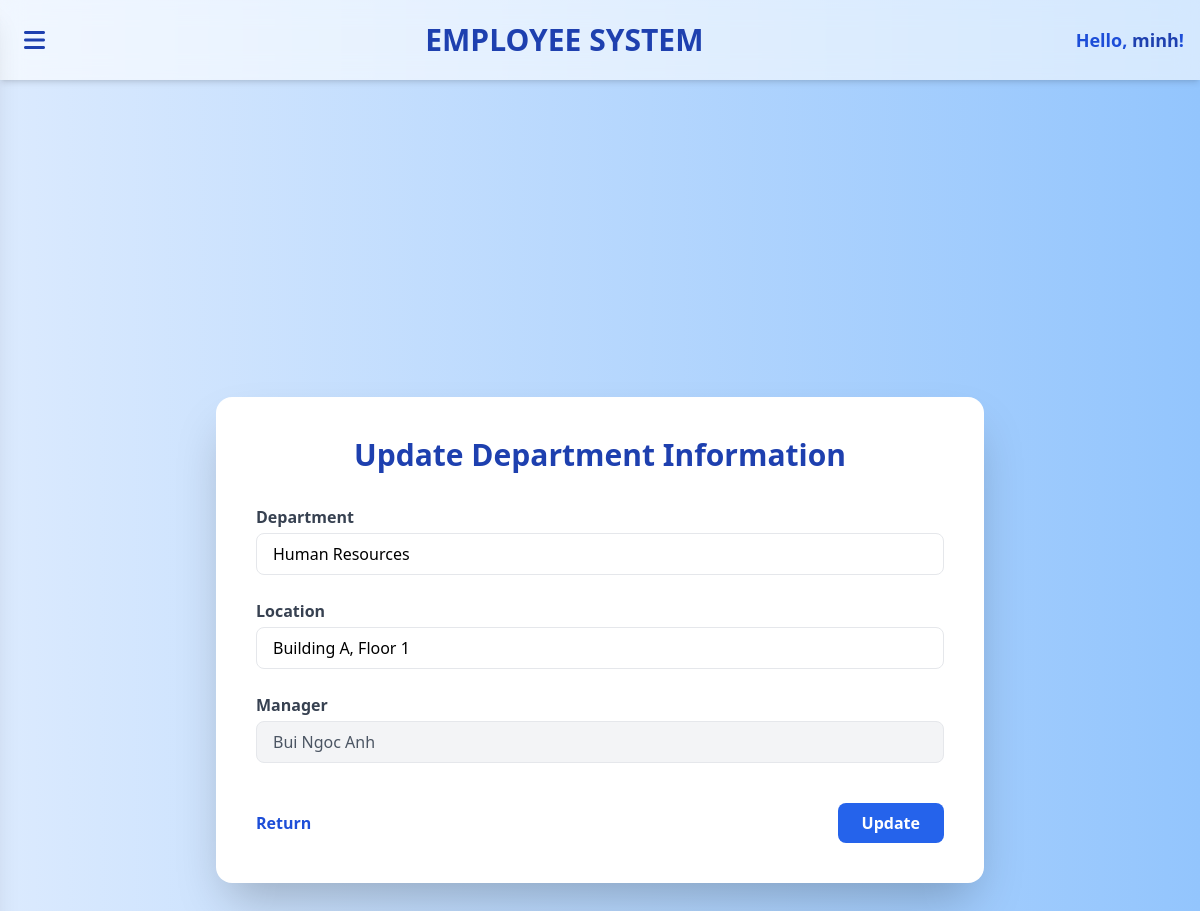
The page /public/department/edit/1 (signed in) on the database its author committed.
### tables this page shows
CREATE TABLE `DEPARTMENT` (
    `department_id` INT AUTO_INCREMENT PRIMARY KEY,
    `department_name` VARCHAR(100) NOT NULL,
    `location` VARCHAR(150),
    `manager_id` INT NULL  
);

CREATE TABLE `EMPLOYEE` (
    `employee_id` INT AUTO_INCREMENT PRIMARY KEY,
    `full_name` VARCHAR(150) NOT NULL,
    `gender` ENUM('Male', 'Female', 'Other') NOT NULL,
    `date_of_birth` DATE NOT NULL,
    `phone_number` VARCHAR(20) UNIQUE,
    `email` VARCHAR(100) NOT NULL UNIQUE,
    `address` VARCHAR(255),
    `hire_date` DATE NOT NULL,
    `department_id` INT NOT NULL,
    `position` VARCHAR(100) NOT NULL,
    `base_salary` DECIMAL(10, 2) NOT NULL,
    CONSTRAINT `fk_emp_dept` FOREIGN KEY (`department_id`) REFERENCES `DEPARTMENT`(`department_id`)
);

### app/core/Controller.php (called while the page is built, shortened)
<?php
class Controller
{
    protected PDO $conn;
    public function __construct()
    {
        $dbPath = __DIR__ . '/../config/database.php';
        $this->conn = require $dbPath;
    }
    public function model($model)
    {
        $file = "../app/models/" . $model . ".php";
        return new $model($this->conn);
    }
    public function view($view, $data = [])
    {
        extract($data);
        require __DIR__ . "/../views/$view.php";
    }
}

### app/controllers/DepartmentController.php (called while the page is built, shortened)
<?php
require_once "../app/core/Controller.php";
class DepartmentController extends Controller
{
    private $departmentModel;
    public function __construct()
    {
        $this->departmentModel = $this->model("Department");
    }
    public function edit($id)
    {
        $department = $this->departmentModel->getDepartmentById((int)$id);
        $this->view('department/edit', ['department' => $department]);
    }
}

### app/core/App.php (called while the page is built, shortened)
<?php
class App
{
    protected string $controllerName = 'AuthController';
    protected string $method = 'login';
    public function __construct()
    {
        $url = $this->parseUrl();
        if (!empty($url[0])) {
            $candidate = ucfirst($url[0]) . 'Controller';
            if (file_exists("../app/controllers/$candidate.php")) {
                $this->controllerName = $candidate;
                unset($url[0]);
            }
        }
        $this->controller = new $this->controllerName();
        if (!empty($url[1]) && method_exists($this->controller, $url[1])) {
            $this->method = $url[1];
            unset($url[1]);
        } else {
            $this->method = $this->controllerName === 'AuthController' ? 'login' : 'index';
        }
        $this->params = $url ? array_values($url) : [];
        call_user_func_array([$this->controller, $this->method], $this->params);
    }
    private function parseUrl(): array
    {
        $url = rtrim($_GET['url'], '/');
        $url = filter_var($url, FILTER_SANITIZE_URL);
        return explode('/', $url);
    }
}

### public/index.php (called while the page is built, shortened)
<?php
$rootPath = dirname(__DIR__);
$config = require $rootPath . '/app/config/config.php';
require_once $rootPath . '/app/core/Model.php';
require_once $rootPath . '/app/core/Controller.php';
require_once $rootPath . '/app/core/App.php';
new App();

### app/config/config.php (called while the page is built)
<?php
return [
    'base_url' => '/CSDL/public',
    'debug'    => true,
    'environment' => 'local',
    'app_name'      => 'EMS - Employee Management System',
    'app_version'   => '1.0.0',
    'timezone'      => 'Asia/Ho_Chi_Minh',
    'locale'        => 'vi',
    'datetime_format' => 'Y-m-d H:i:s',
    'date_format'     => 'Y-m-d',
    'time_format'     => 'H:i:s',
    'session_name' => 'ems_session',
    'csrf_token_key' => 'ems_csrf',
    'app_salt' => 'x82asj182nasd182ASD9182asd__EMS',
    'session_lifetime' => 1800,
    'pagination' => [
        'per_page' => 15
    ],
    'log_path'       => __DIR__ . '/../../storage/logs/',
    'log_errors'     => true,
    'log_sql'        => false,
    'uploads_path'    => __DIR__ . '/../../public/uploads/',
    'uploads_url'     => '/uploads/',
];

### app/config/database.php (called while the page is built)
<?php
$dbHost = '127.0.0.1';
$dbName = 'db_employee_infomation_manager';
$dbUser = 'appuser';
$dbPass = 'ted1234';
$dbCharset = 'utf8mb4';
$dbPort = 3306;
$dsn = "mysql:host=$dbHost;dbname=$dbName;charset=$dbCharset;port=$dbPort";
try {
    $conn = new PDO($dsn, $dbUser, $dbPass, [
        PDO::ATTR_ERRMODE => PDO::ERRMODE_EXCEPTION,
        PDO::ATTR_DEFAULT_FETCH_MODE => PDO::FETCH_ASSOC,
        PDO::ATTR_EMULATE_PREPARES => false
    ]);
} catch (PDOException $e) {
    die("Database connection failed: " . $e->getMessage());
}
return $conn;

### app/core/Model.php (called while the page is built, shortened)
<?php
class Model
{
    protected PDO $conn;
    public function __construct(PDO $conn)
    {
        $this->conn = $conn;
        $this->conn->setAttribute(PDO::ATTR_DEFAULT_FETCH_MODE, PDO::FETCH_ASSOC);
    }
    protected function fetch(string $sql, array $params = []): ?array
    {
        $stmt = $this->conn->prepare($sql);
        foreach ($params as $key => $value) {
            $type = is_int($value) ? PDO::PARAM_INT : PDO::PARAM_STR;
            $stmt->bindValue(':' . $key, $value, $type);
        }
        $stmt->execute();
        return $stmt->fetch() ?: null;
    }
}

### app/models/Department.php (called while the page is built, shortened)
<?php
require_once __DIR__ . '/../core/Model.php';
class Department extends Model
{
    public function getDepartmentById(int $id): ?array
    {
        $sql = "
            SELECT d.*,
                e.full_name AS manager_name
            FROM department d
            LEFT JOIN employee e
                ON d.manager_id = e.employee_id
            WHERE d.department_id = :id
            LIMIT 1
        ";
        return $this->fetch($sql, ['id' => $id]);
    }
}

### app/views/department/edit.php (the view, shortened to what this page needs)
<?php require_once __DIR__ . '/../layouts/header.php'; ?>
<?php
$config = require __DIR__ . '/../../config/config.php';
$base_url = $config['base_url'] ?? '';
?>
<div class="min-h-screen bg-gradient-to-r from-blue-100 to-blue-300 flex items-center justify-center py-10">
    <div class="bg-white shadow-2xl rounded-2xl p-10 w-full max-w-3xl mx-auto">
        <h1 class="text-3xl font-bold text-center text-blue-800 mb-8">
            Update Department Information
        </h1>
        <form action="<?= $base_url ?>/department/update/<?= htmlspecialchars($department['department_id']) ?>"
              method="POST"
              class="grid grid-cols-1 gap-6">
            <div>
                <label class="block font-semibold text-gray-700 mb-1">Department</label>
                <input name="department_name"
                       type="text"
                       class="w-full px-4 py-2 border rounded-lg focus:ring-2 focus:ring-blue-400 outline-none"
                       value="<?= htmlspecialchars($_POST['department_name'] ?? $department['department_name']) ?>"
                       required>
            </div>
            <div>
                <label class="block font-semibold text-gray-700 mb-1">Location</label>
                <input name="location"
                       type="text"
                       class="w-full px-4 py-2 border rounded-lg focus:ring-2 focus:ring-blue-400 outline-none"
                       value="<?= htmlspecialchars($_POST['location'] ?? $department['location']) ?>"
                       required>
            </div>
            <div>
                <label class="block font-semibold text-gray-700 mb-1">Manager</label>
                <input type="text"
                    value="<?= htmlspecialchars($department['manager_name'] ?? 'Chưa có') ?>"
                    class="w-full px-4 py-2 border rounded-lg bg-gray-100 text-gray-600"
                    disabled>
            </div>
            <div class="flex justify-between items-center mt-4">
                <a href="<?= $base_url ?>/department"
                   class="text-blue-700 font-semibold hover:underline">
                    Return
                </a>
                <button type="submit"
                        class="bg-blue-600 text-white px-6 py-2 rounded-lg font-bold hover:bg-blue-700 transition">
                    Update
                </button>
            </div>
        </form>
    </div>
</div>
<?php require_once __DIR__ . '/../layouts/footer.php'; ?>

### rows shown on the page
department: department_name "Human Resources", location "Building A, Floor 1", manager.full_name "Bui Ngoc Anh"

### other values the page prints
$user['username'] "minh"
